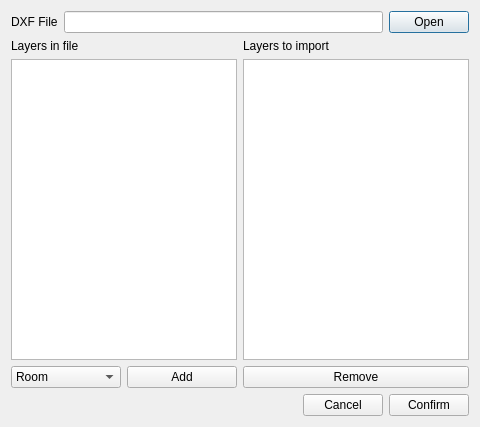
<?xml version="1.0" encoding="UTF-8"?>
<ui version="4.0">
 <class>OpenDXFDialog</class>
 <widget class="QDialog" name="OpenDXFDialog">
  <property name="geometry">
   <rect>
    <x>0</x>
    <y>0</y>
    <width>480</width>
    <height>427</height>
   </rect>
  </property>
  <property name="windowTitle">
   <string>Dialog</string>
  </property>
  <layout class="QVBoxLayout" name="verticalLayout_3">
   <item>
    <layout class="QHBoxLayout" name="horizontalLayout">
     <item>
      <widget class="QLabel" name="label">
       <property name="text">
        <string>DXF File</string>
       </property>
      </widget>
     </item>
     <item>
      <widget class="QLineEdit" name="lineEdit_file">
       <property name="dragEnabled">
        <bool>false</bool>
       </property>
       <property name="readOnly">
        <bool>true</bool>
       </property>
      </widget>
     </item>
     <item>
      <widget class="QPushButton" name="pushButton_openfile">
       <property name="text">
        <string>Open</string>
       </property>
      </widget>
     </item>
    </layout>
   </item>
   <item>
    <layout class="QHBoxLayout" name="horizontalLayout_4">
     <item>
      <layout class="QVBoxLayout" name="verticalLayout">
       <item>
        <widget class="QLabel" name="label_2">
         <property name="text">
          <string>Layers in file</string>
         </property>
        </widget>
       </item>
       <item>
        <widget class="QListWidget" name="listWidget_layersInFile"/>
       </item>
       <item>
        <layout class="QHBoxLayout" name="horizontalLayout_2">
         <item>
          <widget class="QComboBox" name="comboBox_ZoneType">
           <item>
            <property name="text">
             <string>Room</string>
            </property>
           </item>
           <item>
            <property name="text">
             <string>Stairs</string>
            </property>
           </item>
           <item>
            <property name="text">
             <string>Platform</string>
            </property>
           </item>
           <item>
            <property name="text">
             <string>Source</string>
            </property>
           </item>
           <item>
            <property name="text">
             <string>Goal</string>
            </property>
           </item>
           <item>
            <property name="text">
             <string>Transition</string>
            </property>
           </item>
          </widget>
         </item>
         <item>
          <widget class="QPushButton" name="pushButton_addToImport">
           <property name="text">
            <string>Add</string>
           </property>
          </widget>
         </item>
        </layout>
       </item>
      </layout>
     </item>
     <item>
      <layout class="QVBoxLayout" name="verticalLayout_2">
       <item>
        <widget class="QLabel" name="label_3">
         <property name="text">
          <string>Layers to import</string>
         </property>
        </widget>
       </item>
       <item>
        <widget class="QListWidget" name="listWidget_LayersToImport"/>
       </item>
       <item>
        <widget class="QPushButton" name="pushButton_removeToImport">
         <property name="text">
          <string>Remove</string>
         </property>
        </widget>
       </item>
      </layout>
     </item>
    </layout>
   </item>
   <item>
    <layout class="QHBoxLayout" name="horizontalLayout_3">
     <item>
      <spacer name="horizontalSpacer">
       <property name="orientation">
        <enum>Qt::Horizontal</enum>
       </property>
       <property name="sizeHint" stdset="0">
        <size>
         <width>40</width>
         <height>20</height>
        </size>
       </property>
      </spacer>
     </item>
     <item>
      <widget class="QPushButton" name="pushButton_cancelImport">
       <property name="text">
        <string>Cancel</string>
       </property>
      </widget>
     </item>
     <item>
      <widget class="QPushButton" name="pushButton_confirmImport">
       <property name="text">
        <string>Confirm</string>
       </property>
      </widget>
     </item>
    </layout>
   </item>
  </layout>
 </widget>
 <resources/>
 <connections/>
</ui>
